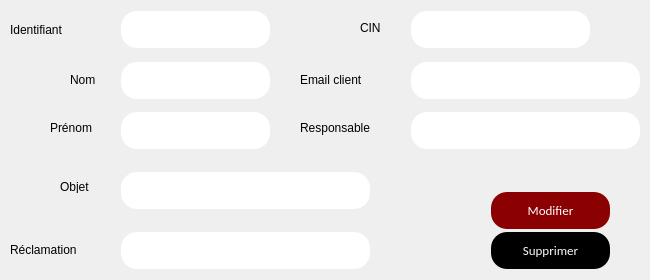
   <widget class="QWidget" name="page_7">
    <widget class="QPushButton" name="pushButton_11">
     <property name="geometry">
      <rect>
       <x>490</x>
       <y>190</y>
       <width>121</width>
       <height>41</height>
      </rect>
     </property>
     <property name="styleSheet">
      <string notr="true">background-color: #8B0000	;
  border: none;
  color: white;
  padding: 10px;
  text-align: center;
  text-decoration: none;
font-family:calibri;
  display: inline-block;
  font-size: 13px;
  margin: 2px 1px;
  border-radius : 16px;</string>
     </property>
     <property name="text">
      <string>Modifier</string>
     </property>
    </widget>
    <widget class="QPushButton" name="pushButton_12">
     <property name="geometry">
      <rect>
       <x>490</x>
       <y>230</y>
       <width>121</width>
       <height>41</height>
      </rect>
     </property>
     <property name="styleSheet">
      <string notr="true">background-color: black	;
  border: none;
  color: white;
  padding: 10px;
  text-align: center;
  text-decoration: none;
font-family:calibri;
  display: inline-block;
  font-size: 13px;
  margin: 2px 1px;
  border-radius : 16px;</string>
     </property>
     <property name="text">
      <string>Supprimer</string>
     </property>
    </widget>
    <widget class="QLabel" name="label_34">
     <property name="geometry">
      <rect>
       <x>10</x>
       <y>20</y>
       <width>101</width>
       <height>20</height>
      </rect>
     </property>
     <property name="text">
      <string>Identifiant</string>
     </property>
    </widget>
    <widget class="QLineEdit" name="lineEdit_26">
     <property name="geometry">
      <rect>
       <x>120</x>
       <y>9</y>
       <width>151</width>
       <height>41</height>
      </rect>
     </property>
     <property name="styleSheet">
      <string notr="true">background-color: white	;
  border: none;
  color: black;
  padding: 10px;
  text-align: center;
  text-decoration: none;
font-family:calibri;
  display: inline-block;
  font-size: 13px;
  margin: 2px 1px;
  border-radius : 16px;</string>
     </property>
    </widget>
    <widget class="QLabel" name="label_35">
     <property name="geometry">
      <rect>
       <x>70</x>
       <y>70</y>
       <width>71</width>
       <height>20</height>
      </rect>
     </property>
     <property name="text">
      <string>Nom</string>
     </property>
    </widget>
    <widget class="QLineEdit" name="lineEdit_27">
     <property name="geometry">
      <rect>
       <x>120</x>
       <y>60</y>
       <width>151</width>
       <height>41</height>
      </rect>
     </property>
     <property name="styleSheet">
      <string notr="true">background-color: white	;
  border: none;
  color: black;
  padding: 10px;
  text-align: center;
  text-decoration: none;
font-family:calibri;
  display: inline-block;
  font-size: 13px;
  margin: 2px 1px;
  border-radius : 16px;</string>
     </property>
    </widget>
    <widget class="QLabel" name="label_36">
     <property name="geometry">
      <rect>
       <x>50</x>
       <y>120</y>
       <width>81</width>
       <height>16</height>
      </rect>
     </property>
     <property name="text">
      <string>Prénom </string>
     </property>
    </widget>
    <widget class="QLineEdit" name="lineEdit_28">
     <property name="geometry">
      <rect>
       <x>120</x>
       <y>110</y>
       <width>151</width>
       <height>41</height>
      </rect>
     </property>
     <property name="styleSheet">
      <string notr="true">background-color: white	;
  border: none;
  color: black;
  padding: 10px;
  text-align: center;
  text-decoration: none;
font-family:calibri;
  display: inline-block;
  font-size: 13px;
  margin: 2px 1px;
  border-radius : 16px;</string>
     </property>
    </widget>
    <widget class="QLabel" name="label_37">
     <property name="geometry">
      <rect>
       <x>360</x>
       <y>20</y>
       <width>51</width>
       <height>16</height>
      </rect>
     </property>
     <property name="text">
      <string>CIN </string>
     </property>
    </widget>
    <widget class="QLineEdit" name="lineEdit_29">
     <property name="geometry">
      <rect>
       <x>410</x>
       <y>9</y>
       <width>181</width>
       <height>41</height>
      </rect>
     </property>
     <property name="styleSheet">
      <string notr="true">background-color: white	;
  border: none;
  color: black;
  padding: 10px;
  text-align: center;
  text-decoration: none;
font-family:calibri;
  display: inline-block;
  font-size: 13px;
  margin: 2px 1px;
  border-radius : 16px;</string>
     </property>
    </widget>
    <widget class="QLabel" name="label_38">
     <property name="geometry">
      <rect>
       <x>300</x>
       <y>70</y>
       <width>111</width>
       <height>20</height>
      </rect>
     </property>
     <property name="text">
      <string>Email client</string>
     </property>
    </widget>
    <widget class="QLineEdit" name="lineEdit_30">
     <property name="geometry">
      <rect>
       <x>410</x>
       <y>60</y>
       <width>231</width>
       <height>41</height>
      </rect>
     </property>
     <property name="styleSheet">
      <string notr="true">background-color: white	;
  border: none;
  color: black;
  padding: 10px;
  text-align: center;
  text-decoration: none;
font-family:calibri;
  display: inline-block;
  font-size: 13px;
  margin: 2px 1px;
  border-radius : 16px;</string>
     </property>
    </widget>
    <widget class="QLabel" name="label_39">
     <property name="geometry">
      <rect>
       <x>300</x>
       <y>120</y>
       <width>101</width>
       <height>16</height>
      </rect>
     </property>
     <property name="text">
      <string>Responsable</string>
     </property>
    </widget>
    <widget class="QLineEdit" name="lineEdit_31">
     <property name="geometry">
      <rect>
       <x>410</x>
       <y>110</y>
       <width>231</width>
       <height>41</height>
      </rect>
     </property>
     <property name="styleSheet">
      <string notr="true">background-color: white	;
  border: none;
  color: black;
  padding: 10px;
  text-align: center;
  text-decoration: none;
font-family:calibri;
  display: inline-block;
  font-size: 13px;
  margin: 2px 1px;
  border-radius : 16px;</string>
     </property>
    </widget>
    <widget class="QLabel" name="label_40">
     <property name="geometry">
      <rect>
       <x>60</x>
       <y>180</y>
       <width>47</width>
       <height>13</height>
      </rect>
     </property>
     <property name="text">
      <string>Objet</string>
     </property>
    </widget>
    <widget class="QLineEdit" name="lineEdit_32">
     <property name="geometry">
      <rect>
       <x>120</x>
       <y>170</y>
       <width>251</width>
       <height>41</height>
      </rect>
     </property>
     <property name="styleSheet">
      <string notr="true">background-color: white	;
  border: none;
  color: black;
  padding: 10px;
  text-align: center;
  text-decoration: none;
font-family:calibri;
  display: inline-block;
  font-size: 13px;
  margin: 2px 1px;
  border-radius : 16px;</string>
     </property>
    </widget>
    <widget class="QLabel" name="label_41">
     <property name="geometry">
      <rect>
       <x>10</x>
       <y>240</y>
       <width>101</width>
       <height>20</height>
      </rect>
     </property>
     <property name="text">
      <string>Réclamation</string>
     </property>
    </widget>
    <widget class="QLineEdit" name="lineEdit_33">
     <property name="geometry">
      <rect>
       <x>120</x>
       <y>230</y>
       <width>251</width>
       <height>41</height>
      </rect>
     </property>
     <property name="styleSheet">
      <string notr="true">background-color: white	;
  border: none;
  color: black;
  padding: 10px;
  text-align: center;
  text-decoration: none;
font-family:calibri;
  display: inline-block;
  font-size: 13px;
  margin: 2px 1px;
  border-radius : 16px;</string>
     </property>
    </widget>
   </widget>
